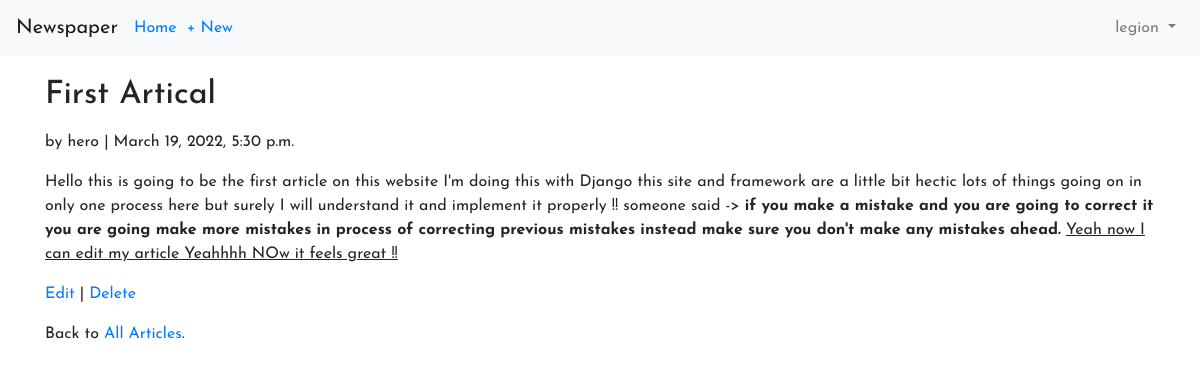
The app's page /artical/1/ (signed in) with its own data.
### users/models.py (models this page shows)
class CustomUser(AbstractUser):
    age = models.PositiveBigIntegerField(null=True, blank= True)

### artical/models.py (models this page shows, shortened)
class Artical(models.Model):
    title = FroalaField(max_length=225)
    body = FroalaField(blank = True)
    date = models.DateTimeField(auto_now=True)
    author = models.ForeignKey(
        get_user_model(),
        on_delete= models.CASCADE,
    )

### artical/views.py (the view)
# urls.py: path('<int:pk>/', ArticleDetailView.as_view(), name='article_detail'), # new
class ArticleDetailView(DetailView): # new
    model = Artical
    template_name = 'article_detail.html'
    login_url  = 'login'

### templates/article_detail.html
{% extends 'base.html' %}
{% block content %}
<div class="article-entry" style="margin-top: 20px;">
<h2>{{ object.title | safe }}</h2>
<p>by {{ object.author }} | {{ object.date }}</p>
<p>{{ object.body | safe }}</p>
</div>
<p><a href="{% url 'article_edit' artical.pk %}">Edit</a> |
<a href="{% url 'article_delete' artical.pk %}">Delete</a></p>
<p>Back to <a href="{% url 'article_list' %}">All Articles</a>.</p>
{% endblock content %}

### templates/base.html (shortened to what this page needs)
<!DOCTYPE html>
<html lang="en">
<head>
    <link rel="stylesheet" href="https://cdn.jsdelivr.net/npm/bootstrap@4.1.3/dist/css/bootstrap.min.css">
</head>
<body style="font-family: 'Josefin Sans', sans-serif;">
    <nav class="navbar navbar-expand-md navbar-light bg-light mb-Ǔ">
        <a class="navbar-brand" href="{% url 'home' %}" >Newspaper</a>
        <a href="{% url 'article_list' %}"  style="margin-right: 10px;">Home</a>
        {% if user.is_authenticated %}
            <ul class="navbar-nav mr-auto">
            <li class="nav-item" ><a href="{% url 'article_new' %}" >+ New</a></li>
            </ul>
        {% endif %}
<div class="collapse navbar-collapse" id="navbarCollapse">
{% if user.is_authenticated %}
<ul class="navbar-nav ml-auto">
<li class="nav-item">
<a class="nav-link dropdown-toggle" href="#" id="userMenu"
data-toggle="dropdown" aria-haspopup="true"
aria-expanded="false">
{{ user.username }}
</a>
</li>
</ul>
{% endif %}
</div>
</nav>
<div class="container">
{% block content %}
{% endblock content %}
</div>
</body>
</html>

### records on screen
CustomUser: username "legion"
Artical: title "First Artical", author "hero", date "March 19, 2022, 5:30 p.m.", body "Hello this is going to be the first article on this website I'm doing this with Django this site and framework are a little bit hectic lots of things going on in only one process here but surely I will understand it and implement it properly !! someone said -> if you make a mistake and you are going to correct it you are going make more mistakes in process of correcting previous mistakes instead make sure you don't make any mistakes ahead. Yeah now I can edit my article Yeahhhh NOw it feels great !!"
